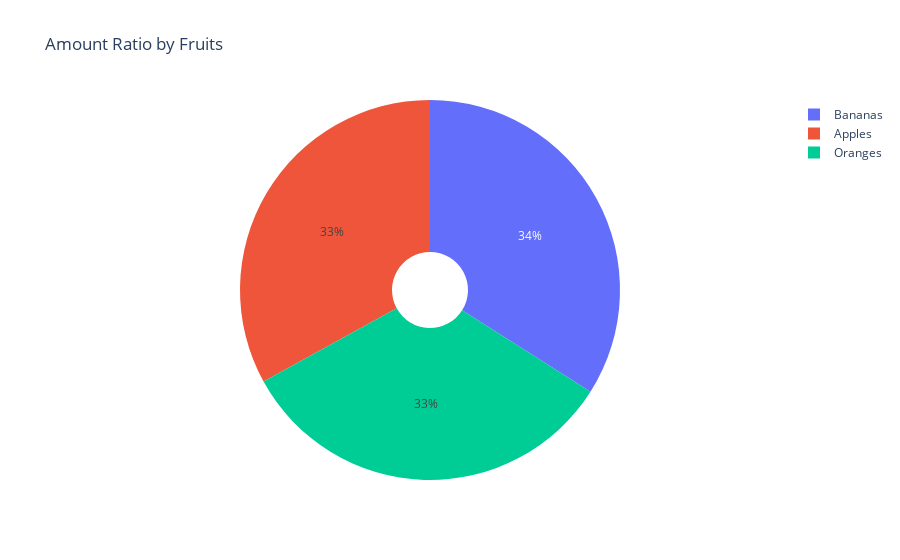

Here is the notebook cell this chart was saved with:
### Code cell
fig4 = px.pie(
    df4
    , names = 'Fruit'
    , values = 'Amount'
    , title = 'Amount Ratio by Fruits'
    , hole = .2
)

fig4.show()

### Figure 1 — Plotly figure (JSON) as saved in the notebook; plotly's stock layout.template omitted (floating-point values rounded to 4 significant figures)
{"data": [{"domain": {"x": [0, 1], "y": [0, 1]}, "hole": 0.2, "hovertemplate": "Fruit=%{label}<br>Amount=%{value}<extra></extra>", "labels": ["Apples", "Oranges", "Bananas", "Apples", "Oranges", "Bananas"], "legendgroup": "", "name": "", "showlegend": true, "type": "pie", "values": [50, 31, 42, 17, 36, 27]}], "layout": {"legend": {"tracegroupgap": 0}, "title": {"text": "Amount Ratio by Fruits"}}}
